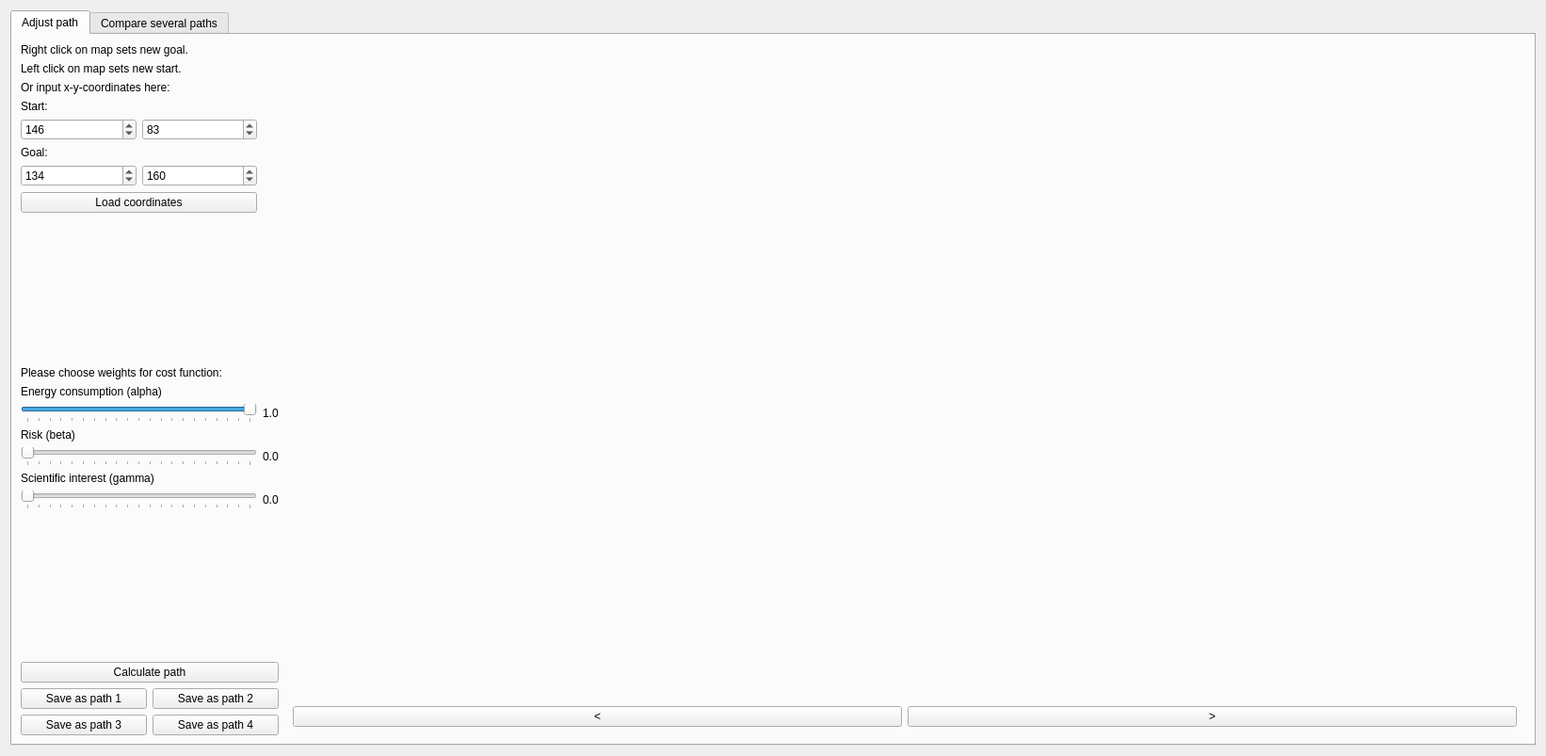
<?xml version="1.0" encoding="UTF-8"?>
<ui version="4.0">
 <class>Form</class>
 <widget class="QWidget" name="Form">
  <property name="geometry">
   <rect>
    <x>0</x>
    <y>0</y>
    <width>1642</width>
    <height>803</height>
   </rect>
  </property>
  <property name="windowTitle">
   <string>Form</string>
  </property>
  <layout class="QHBoxLayout" name="horizontalLayout_2">
   <item>
    <widget class="QTabWidget" name="tabWidget">
     <property name="currentIndex">
      <number>0</number>
     </property>
     <widget class="QWidget" name="adjust_path_tab">
      <attribute name="title">
       <string>Adjust path</string>
      </attribute>
      <layout class="QHBoxLayout" name="horizontalLayout">
       <item>
        <layout class="QVBoxLayout" name="verticalLayout">
         <property name="sizeConstraint">
          <enum>QLayout::SetDefaultConstraint</enum>
         </property>
         <item>
          <layout class="QGridLayout" name="parameter_setting">
           <item row="13" column="0">
            <widget class="QLabel" name="label_beta">
             <property name="text">
              <string>Risk (beta)</string>
             </property>
            </widget>
           </item>
           <item row="11" column="0">
            <widget class="QLabel" name="label_alpha">
             <property name="layoutDirection">
              <enum>Qt::LeftToRight</enum>
             </property>
             <property name="text">
              <string>Energy consumption (alpha)</string>
             </property>
            </widget>
           </item>
           <item row="12" column="0">
            <widget class="QSlider" name="alpha_slider">
             <property name="maximum">
              <number>20</number>
             </property>
             <property name="singleStep">
              <number>1</number>
             </property>
             <property name="value">
              <number>20</number>
             </property>
             <property name="sliderPosition">
              <number>20</number>
             </property>
             <property name="orientation">
              <enum>Qt::Horizontal</enum>
             </property>
             <property name="tickPosition">
              <enum>QSlider::TicksBelow</enum>
             </property>
            </widget>
           </item>
           <item row="1" column="0" colspan="2">
            <widget class="QLabel" name="label_2">
             <property name="text">
              <string>Left click on map sets new start.</string>
             </property>
            </widget>
           </item>
           <item row="12" column="1">
            <widget class="QLabel" name="value_alpha">
             <property name="text">
              <string>1.0</string>
             </property>
            </widget>
           </item>
           <item row="16" column="0">
            <widget class="QSlider" name="gamma_slider">
             <property name="maximum">
              <number>20</number>
             </property>
             <property name="singleStep">
              <number>1</number>
             </property>
             <property name="orientation">
              <enum>Qt::Horizontal</enum>
             </property>
             <property name="tickPosition">
              <enum>QSlider::TicksBelow</enum>
             </property>
            </widget>
           </item>
           <item row="7" column="0">
            <layout class="QHBoxLayout" name="horizontalLayout_6">
             <item>
              <widget class="QSpinBox" name="goalx">
               <property name="maximum">
                <number>1000</number>
               </property>
               <property name="value">
                <number>134</number>
               </property>
              </widget>
             </item>
             <item>
              <widget class="QSpinBox" name="goaly">
               <property name="maximum">
                <number>1000</number>
               </property>
               <property name="value">
                <number>160</number>
               </property>
              </widget>
             </item>
            </layout>
           </item>
           <item row="4" column="0">
            <widget class="QLabel" name="label_5">
             <property name="text">
              <string>Start:</string>
             </property>
            </widget>
           </item>
           <item row="8" column="0">
            <widget class="QPushButton" name="load_coordinates">
             <property name="text">
              <string>Load coordinates</string>
             </property>
            </widget>
           </item>
           <item row="14" column="1">
            <widget class="QLabel" name="value_beta">
             <property name="text">
              <string>0.0</string>
             </property>
            </widget>
           </item>
           <item row="6" column="0">
            <widget class="QLabel" name="label_6">
             <property name="text">
              <string>Goal:</string>
             </property>
            </widget>
           </item>
           <item row="5" column="0">
            <layout class="QHBoxLayout" name="horizontalLayout_5">
             <item>
              <widget class="QSpinBox" name="startx">
               <property name="minimum">
                <number>0</number>
               </property>
               <property name="maximum">
                <number>1000</number>
               </property>
               <property name="value">
                <number>146</number>
               </property>
              </widget>
             </item>
             <item>
              <widget class="QSpinBox" name="starty">
               <property name="maximum">
                <number>1000</number>
               </property>
               <property name="value">
                <number>83</number>
               </property>
              </widget>
             </item>
            </layout>
           </item>
           <item row="2" column="0" colspan="2">
            <widget class="QLabel" name="label_4">
             <property name="text">
              <string>Or input x-y-coordinates here:</string>
             </property>
            </widget>
           </item>
           <item row="0" column="0" colspan="2">
            <widget class="QLabel" name="label">
             <property name="text">
              <string>Right click on map sets new goal.</string>
             </property>
            </widget>
           </item>
           <item row="14" column="0">
            <widget class="QSlider" name="beta_slider">
             <property name="maximum">
              <number>20</number>
             </property>
             <property name="singleStep">
              <number>1</number>
             </property>
             <property name="orientation">
              <enum>Qt::Horizontal</enum>
             </property>
             <property name="tickPosition">
              <enum>QSlider::TicksBelow</enum>
             </property>
            </widget>
           </item>
           <item row="16" column="1">
            <widget class="QLabel" name="value_gamma">
             <property name="text">
              <string>0.0</string>
             </property>
            </widget>
           </item>
           <item row="10" column="0" colspan="2">
            <widget class="QLabel" name="label_3">
             <property name="text">
              <string>Please choose weights for cost function:</string>
             </property>
            </widget>
           </item>
           <item row="9" column="0">
            <spacer name="verticalSpacer_2">
             <property name="orientation">
              <enum>Qt::Vertical</enum>
             </property>
             <property name="sizeHint" stdset="0">
              <size>
               <width>20</width>
               <height>40</height>
              </size>
             </property>
            </spacer>
           </item>
           <item row="15" column="0">
            <widget class="QLabel" name="label_gamma">
             <property name="text">
              <string>Scientific interest (gamma)</string>
             </property>
            </widget>
           </item>
           <item row="17" column="0">
            <spacer name="verticalSpacer">
             <property name="orientation">
              <enum>Qt::Vertical</enum>
             </property>
             <property name="sizeHint" stdset="0">
              <size>
               <width>20</width>
               <height>40</height>
              </size>
             </property>
            </spacer>
           </item>
          </layout>
         </item>
         <item>
          <widget class="QPushButton" name="plan_button">
           <property name="text">
            <string>Calculate path</string>
           </property>
          </widget>
         </item>
         <item>
          <layout class="QGridLayout" name="gridLayout">
           <item row="0" column="1">
            <widget class="QPushButton" name="save_path1">
             <property name="text">
              <string>Save as path 2</string>
             </property>
            </widget>
           </item>
           <item row="1" column="1">
            <widget class="QPushButton" name="save_path3">
             <property name="text">
              <string>Save as path 4</string>
             </property>
            </widget>
           </item>
           <item row="0" column="0">
            <widget class="QPushButton" name="save_path0">
             <property name="text">
              <string>Save as path 1</string>
             </property>
            </widget>
           </item>
           <item row="1" column="0">
            <widget class="QPushButton" name="save_path2">
             <property name="text">
              <string>Save as path 3</string>
             </property>
            </widget>
           </item>
          </layout>
         </item>
        </layout>
       </item>
       <item>
        <widget class="QWidget" name="map_showing" native="true">
         <layout class="QVBoxLayout" name="verticalLayout_2">
          <item>
           <widget class="QWidget" name="mapwidget_adjust" native="true">
            <property name="minimumSize">
             <size>
              <width>1300</width>
              <height>0</height>
             </size>
            </property>
            <property name="maximumSize">
             <size>
              <width>1300</width>
              <height>16777215</height>
             </size>
            </property>
           </widget>
          </item>
          <item>
           <layout class="QHBoxLayout" name="horizontalLayout_3">
            <item>
             <widget class="QPushButton" name="map_down">
              <property name="text">
               <string>&lt;</string>
              </property>
             </widget>
            </item>
            <item>
             <widget class="QPushButton" name="map_up">
              <property name="text">
               <string>&gt;</string>
              </property>
             </widget>
            </item>
           </layout>
          </item>
         </layout>
        </widget>
       </item>
      </layout>
     </widget>
     <widget class="QWidget" name="compare_paths_tab">
      <attribute name="title">
       <string>Compare several paths</string>
      </attribute>
      <layout class="QVBoxLayout" name="verticalLayout_3">
       <item>
        <widget class="QTabWidget" name="compare_paths_tab_2">
         <property name="currentIndex">
          <number>0</number>
         </property>
         <widget class="QWidget" name="tab_pathoverview">
          <attribute name="title">
           <string>Overview</string>
          </attribute>
          <layout class="QVBoxLayout" name="verticalLayout_13">
           <item>
            <layout class="QVBoxLayout" name="verticalLayout_12">
             <item>
              <widget class="QWidget" name="img_paths" native="true"/>
             </item>
             <item>
              <layout class="QHBoxLayout" name="horizontalLayout_4">
               <item>
                <widget class="QPushButton" name="execute0">
                 <property name="text">
                  <string>Choose path 1</string>
                 </property>
                </widget>
               </item>
               <item>
                <widget class="QPushButton" name="execute1">
                 <property name="text">
                  <string>Choose path 2</string>
                 </property>
                </widget>
               </item>
               <item>
                <widget class="QPushButton" name="execute2">
                 <property name="text">
                  <string>Choose path 3</string>
                 </property>
                </widget>
               </item>
               <item>
                <widget class="QPushButton" name="execute3">
                 <property name="text">
                  <string>Choose path 4</string>
                 </property>
                </widget>
               </item>
              </layout>
             </item>
             <item>
              <widget class="QTableWidget" name="results_table"/>
             </item>
            </layout>
           </item>
          </layout>
         </widget>
         <widget class="QWidget" name="tab_path1">
          <attribute name="title">
           <string>Path 1</string>
          </attribute>
          <layout class="QVBoxLayout" name="verticalLayout_5">
           <item>
            <layout class="QVBoxLayout" name="verticalLayout_4">
             <item>
              <widget class="QWidget" name="graph_path0" native="true"/>
             </item>
             <item>
              <widget class="QPushButton" name="delete_path0">
               <property name="text">
                <string>Delete this path</string>
               </property>
              </widget>
             </item>
            </layout>
           </item>
          </layout>
         </widget>
         <widget class="QWidget" name="tab_path2">
          <attribute name="title">
           <string>Path 2</string>
          </attribute>
          <layout class="QVBoxLayout" name="verticalLayout_7">
           <item>
            <layout class="QVBoxLayout" name="verticalLayout_6">
             <item>
              <widget class="QWidget" name="graph_path1" native="true"/>
             </item>
             <item>
              <widget class="QPushButton" name="delete_path1">
               <property name="text">
                <string>Delete this path</string>
               </property>
              </widget>
             </item>
            </layout>
           </item>
          </layout>
         </widget>
         <widget class="QWidget" name="tab_path3">
          <attribute name="title">
           <string>Path 3</string>
          </attribute>
          <layout class="QVBoxLayout" name="verticalLayout_9">
           <item>
            <layout class="QVBoxLayout" name="verticalLayout_8">
             <item>
              <widget class="QWidget" name="graph_path2" native="true"/>
             </item>
             <item>
              <widget class="QPushButton" name="delete_path2">
               <property name="text">
                <string>Delete this path</string>
               </property>
              </widget>
             </item>
            </layout>
           </item>
          </layout>
         </widget>
         <widget class="QWidget" name="tab_path4">
          <attribute name="title">
           <string>Path 4</string>
          </attribute>
          <layout class="QVBoxLayout" name="verticalLayout_11">
           <item>
            <layout class="QVBoxLayout" name="verticalLayout_10">
             <item>
              <widget class="QWidget" name="graph_path3" native="true"/>
             </item>
             <item>
              <widget class="QPushButton" name="delete_path3">
               <property name="text">
                <string>Delete this path</string>
               </property>
              </widget>
             </item>
            </layout>
           </item>
          </layout>
         </widget>
        </widget>
       </item>
      </layout>
     </widget>
    </widget>
   </item>
  </layout>
 </widget>
 <resources/>
 <connections/>
</ui>
